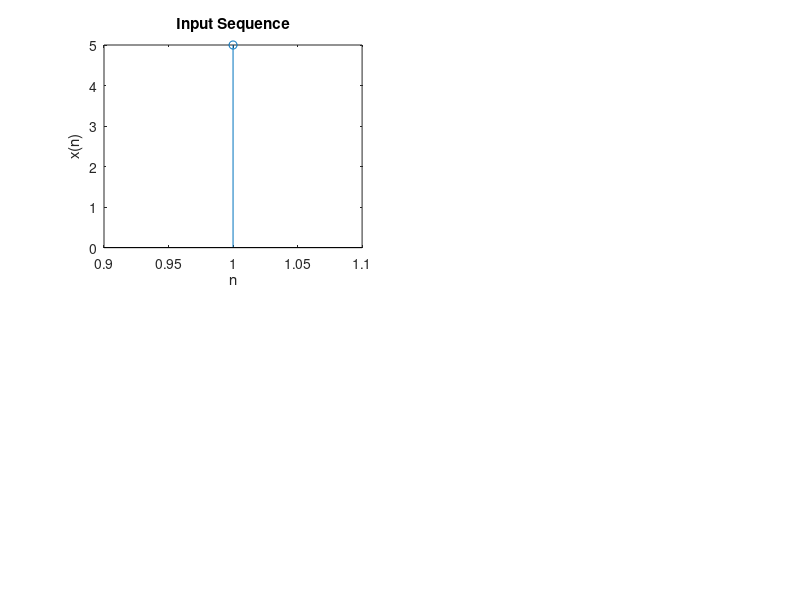

MATLAB code to generate this figure: (Note: this script raises an error after producing the figure.)
clc;
close all;
clear all;
% two input sequences
x=input('Enter input sequence:')
subplot(2,2,1);
stem(x);
xlabel('n');
ylabel('x(n)');
title('Input Sequence');
% auto correlation of input sequence
z=xcorr(x,x);
disp('The values of z are = ');
disp(z);
subplot(2,2,2);
stem(z);
xlabel('n');
ylabel('z(n)');
title('Auto correlation of input sequence');
